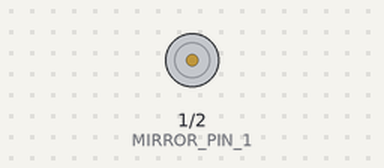
A program run on a simulated Arduino Uno, built for the host (arithmetic inside an expression is 32-bit, double 64-bit). Shown: motor-driver pin pairs drawn as motors (green arrow = first pin HIGH = forward, orange = second pin HIGH = backward, longer = more drive). EEPROM starts erased; what the program prints to the serial monitor is not drawn.

Above: at 0.1 s.
At 1.1 s:
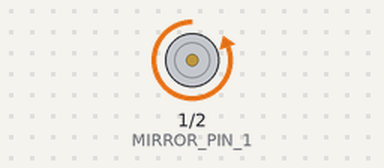
Timing chart, 0 to 2.6 s (numbered marks = the images above):
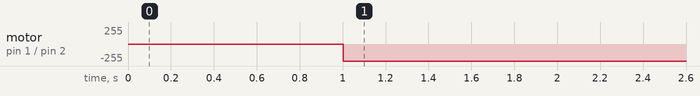

Measured:
- by itself, motor on pin 1 (MIRROR_PIN_1) / pin 2 (MIRROR_PIN_2): stopped → backward 255/255 at 1.0 s

The program:

main.cpp
```cpp
#include <Arduino.h>
#include <EEPROM.h>

#define VERSION "1.0"

// Mirror motor values
#define MIRROR_POLL  3      // Seconds to check mirror state
#define MIRROR_MAX_POS 255  // Maximum position mirror should move

// GPIO
#define MIRROR_PIN_1 1      // First digital out pin for HBridge
#define MIRROR_PIN_2 2      // Second digital out pin for HBridge
#define MIRROR_BUTTON 3     // DigitalIN for button change

// EEPROM Values
#define MIRROR_POSIT 1 // Position of mirror, 0 is closed and N is how far it reached, with max_N

/* ------------------------------------------ */
#define DEBUG 1 // Toggle to switch whether serial will be utilised for debugging
// end definitions
#ifdef DEBUG
    #define debug(x)   Serial.print (x)
    #define debugln(x) Serial.println (x)
#else
    #define debug(x)
    #define debugln(x)
#endif
/* ------------------------------------------ */

// 3 states for the mirrors.
// 0. Mirrors are closed.
// 1. Mirrors are open.
// 2. Mirrors were interrupted.
static uint8_t mirror_state;

// If eeprom fails, we can't continue
static bool eepromFailure   = false;

// Forward declaraton for linker
void moveMirrors(bool);
void updateEEPROM();

void setup()
{
  #ifdef DEBUG
      Serial.begin(115200);
      Serial.print("Setup: Starting... ");
      Serial.print(__TIME__);
      Serial.print(" ");
      Serial.print(__DATE__);
      Serial.println();
  #endif

  debug("Setup() Version ");
  debugln(VERSION);

  pinMode(MIRROR_PIN_1, OUTPUT);
  pinMode(MIRROR_PIN_2, OUTPUT);

  pinMode(MIRROR_BUTTON, INPUT);

  delay(1000);

  if (!EEPROM.begin(64))
  {
    debugln("Setup() failed to initialise EEPROM");
    eepromFailure = true;
    return;
  }

  debugln("Setup() EEPROM setup");

  // Load mirror state from EEPROM
  mirror_state = EEPROM.read(MIRROR_POSIT);

  // Mirrors were interrupted either opening or closing, as such close them.
  if(mirror_state > 0 && mirror_state <= MIRROR_MAX_POS)
  {
    debugln("Setup() Mirrors were stuck, closing.");
    // Close the mirrors.
    moveMirrors(false);
  }
}

void loop()
{

  // Declare once for use only within this function
  static uint16_t counter = 0;

  if(digitalRead(MIRROR_BUTTON) == HIGH && mirror_state <= MIRROR_MAX_POS)
  {
    moveMirrors(true);
  }
  // We need to close the mirrors
  else if(mirror_state >= 0)
  {
    moveMirrors(false);
  }

  // Our 100ms gap between iterations
  delay(100);
  // Let this naturally overflow
  counter++;

}

// Mirror Actions
void moveMirrors(bool open)
{
  bool moveCondition = open ? mirror_state < MIRROR_MAX_POS : mirror_state > 0;
  uint8_t valueShift = open ? 1 : -1;

  while(moveCondition)
  {
      debug("Setup() Moving mirrors, position=");
      debugln(mirror_state);
      digitalWrite(MIRROR_PIN_1, open);
      digitalWrite(MIRROR_PIN_2, !open);

      mirror_state += valueShift;
      updateEEPROM();

      delay(25);
  }

  digitalWrite(MIRROR_PIN_1, LOW);
  digitalWrite(MIRROR_PIN_2, LOW);

  updateEEPROM();
}

// EEPROM Actions
void updateEEPROM()
{
  EEPROM.write(MIRROR_POSIT, mirror_state);
  EEPROM.commit();
}
```
